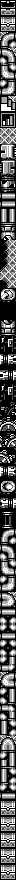

A level layout from a 2D game, rendered from its tile map. Below: a short description, then the map file with its tile-grid data intact:
An orthogonal 2x110 tile map with 8x8 px tiles, 1 tile layer (metatiles).

<map height="110" orientation="orthogonal" renderorder="right-down" tileheight="8" tilewidth="8" width="2">
	<tileset firstgid="1" tilewidth="8" tileheight="8">
		<image source="../../../gfx/tilesets/gfx_065_4aa0.png" />
	</tileset>
	<layer height="110" id="1" name="metatiles" width="2">
		<data encoding="csv">
2, 4,
3, 5,
6, 8,
7, 9,
10, 12,
11, 13,
14, 16,
15, 17,
18, 20,
19, 21,
22, 24,
23, 25,
26, 28,
27, 29,
30, 32,
31, 33,
34, 34,
34, 34,
35, 37,
36, 38,
39, 41,
40, 42,
43, 45,
44, 46,
47, 49,
48, 50,
51, 53,
52, 54,
55, 57,
56, 58,
59, 34,
60, 34,
59, 34,
61, 34,
34, 34,
62, 34,
63, 65,
64, 66,
67, 67,
67, 67,
68, 70,
69, 71,
72, 74,
73, 75,
76, 78,
77, 79,
80, 82,
81, 83,
72, 84,
73, 75,
85, 87,
86, 88,
89, 91,
90, 92,
93, 95,
94, 96,
97, 99,
98, 100,
76, 101,
77, 102,
103, 105,
104, 106,
107, 82,
108, 83,
109, 111,
110, 112,
113, 12,
11, 13,
14, 114,
15, 17,
18, 20,
115, 21,
22, 24,
23, 116,
14, 16,
23, 25,
47, 49,
15, 13,
22, 20,
48, 50,
22, 20,
15, 13,
22, 53,
47, 22,
10, 12,
19, 21,
22, 53,
15, 54,
48, 15,
15, 54,
53, 20,
54, 13,
10, 16,
11, 17,
22, 53,
52, 54,
51, 20,
52, 13,
22, 20,
47, 49,
6, 8,
7, 9,
6, 8,
7, 9,
6, 8,
7, 9,
6, 8,
7, 9,
6, 8,
7, 9</data>
	</layer>
</map>
